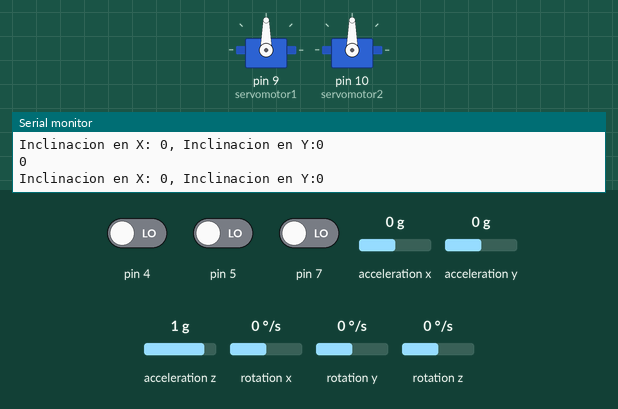
Recording of a program running on a simulated Arduino Uno, built with avr-gcc and run on an emulated ATmega328P. Shown: 2 × servo, the last lines printed to the serial monitor. The test bench sets the inputs (shaded band); at power-on: acceleration x 0 g, acceleration y 0 g, acceleration z 1 g, pin 4 LOW, pin 5 LOW, pin 7 LOW, rotation x 0 °/s, rotation y 0 °/s, rotation z 0 °/s.

Above: at 1.7 s.
1.8 s: acceleration x set to -1.4 g
At 4.0 s:
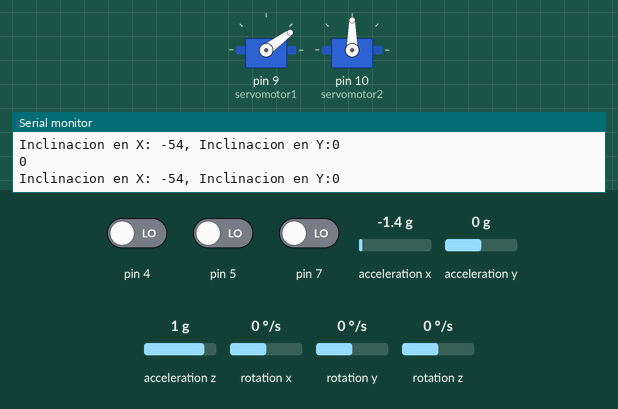
4.3 s: acceleration y set to -1.4 g
At 6.1 s:
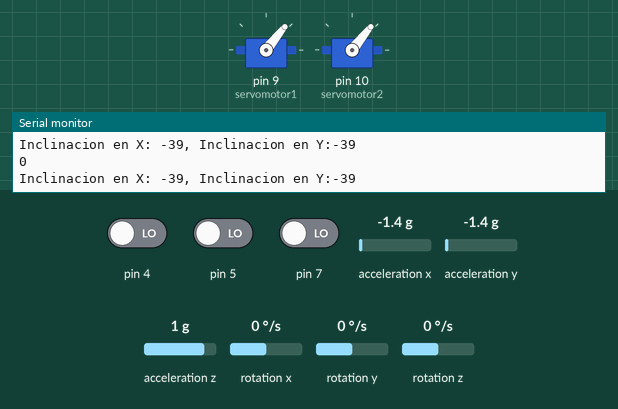
6.5 s: acceleration x set to -0.8 g
At 8.0 s:
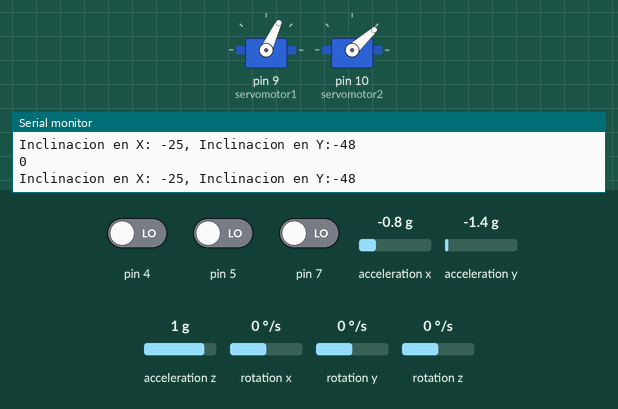
8.6 s: acceleration z set to -0.8 g
At 9.9 s:
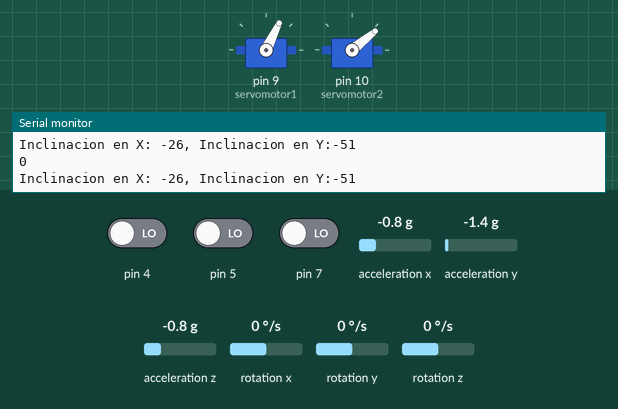
10.7 s: acceleration y set to -0.8 g
At 11.9 s:
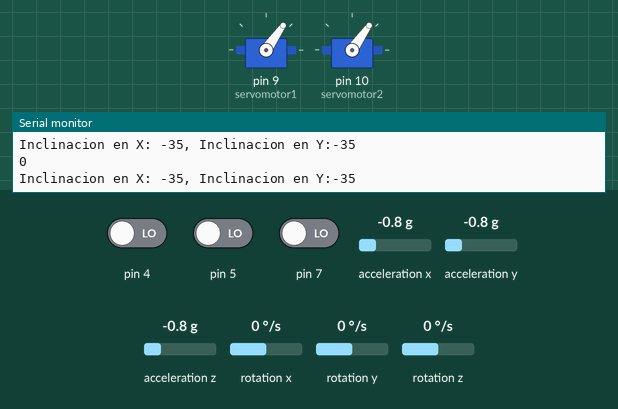
12.8 s: acceleration z set to -1.4 g
At 13.8 s:
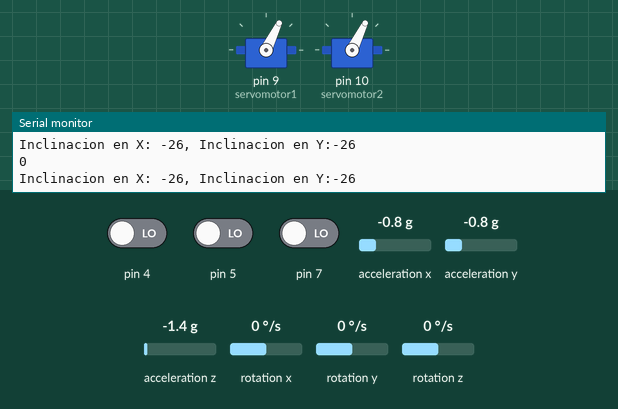
Timing chart, 0 to 15.8 s (numbered marks = the images above; inputs shaded):
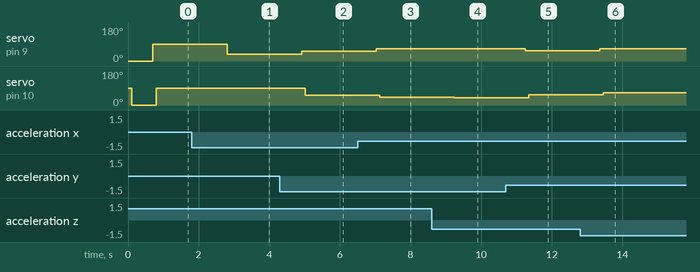

The program:

main.cpp
```cpp
//Librerias
#include "I2Cdev.h"
#include "MPU6050.h"
#include "Wire.h"
#include <Servo.h>

// La dirección del MPU6050 puede ser 0x68 o 0x69, dependiendo
// del estado de AD0. Si no se especifica, 0x68 estará implicito
MPU6050 sensor;

//Instancia de los servomotores de rotacion
Servo servomotor1;
Servo servomotor2;

// Valores RAW (sin procesar) del acelerometro  en los ejes x,y,z
int ax, ay, az;

//Valores de rotacion de los servos en modo automatico y la señal recibida por el ADC del jostick
int Sx,Sy,Vx;

//Variable de conversion de la entrada ADC a grados entre 0 y 180
float valor;

//Variable que definira si se trabajara de modo automatico o manual
volatile bool modo;

//Variable de cambio de modo y lectura de los botones del sistema manual
int cambio,Px,Py;

int ADC_GETDATA1(){
  ADMUX =0B01000001;
  ADCSRA = 0B10000111;	//PRE-SCALER  128 - DISABLED ANALOG CONVERTER & CONVERSION NOT STARTED
  ADCSRB = 0B00000000; 	//FREE RUNNING MODE
  DIDR0 = 0b00000010;	//ENABLE ANALOG MODE ADC1
  return ADC;
}

void setup() {
  Serial.begin(57600);    //Iniciando puerto serial
  Wire.begin();           //Iniciando I2C
  sensor.initialize();    //Iniciando el sensor
  //Definicion de las entradas
  pinMode(A1,INPUT);
  pinMode(7,INPUT);
  pinMode(4,INPUT);
  pinMode(5,INPUT);

  //Comunicacion serial del sensor mpu6050
  if (sensor.testConnection()) Serial.println("Sensor iniciado correctamente");
  else Serial.println("Error al iniciar el sensor");

  //Pines referencia de salida de los servomotores
  servomotor1.attach(9);
  servomotor2.attach(10);

}

void loop() {
  //lectura de los botones
  Px=digitalRead(4);
  Py=digitalRead(5);
  cambio=digitalRead(7);

  //Conversion de entrada ADC a grados de entre 0 y 180
  valor=Vx*0.176;

  //Cambio de modo de configuracion
  if(cambio==1){
    modo=!modo;
    delay(100);
  }
  if (cambio==0){
    modo=modo;
  }

  //Condicionamiento de funcionamiento manual por medio del jostick, recordar que el movimiento de los servomotores será unicamente al presionar los botones de Y y X
  if(modo){
    Vx=ADC_GETDATA1();
      ADCSRA |= 1<<6; // ENABLED ANALOG CONVERTER & START CONVERSION
      while(ADCSRA & (1<< ADSC)); // ADSC(bit 6) DISABLED?
      delay(100);
    //Comportamiento del servo y salida serial del valor ejecutado en X
    if(Px==1){
      servomotor1.write(int(round(valor)));
      Serial.print("X: ");
    }
    //Comportamiento del servo y salida serial del valor ejecutado en Y
    if(Py==1){
      servomotor2.write(int(round(valor)));
      Serial.print("Y: ");
    }
    //En caso de no presionar ninguno de los botones no ocurre absolutamente nada
    Serial.println(valor);
    if(Px==0 || Py==0){
      ;
    }
  }
  //Configuración en modo automatico por medio del sensor
  if(!modo){
    servomotor1.write(Sx);
    delay(100);
    servomotor2.write(Sy);
    delay(100);
  }
  Serial.println(cambio);
  // Leer las aceleraciones
  sensor.getAcceleration(&ax, &ay, &az);
  //Calcular los angulos de inclinacion:
  float accel_ang_x=atan(ax/sqrt(pow(ay,2) + pow(az,2)))*(180.0/3.14);
  float accel_ang_y=atan(ay/sqrt(pow(ax,2) + pow(az,2)))*(180.0/3.14);
  //Mostrar los angulos separadas por un [tab]
  Serial.print("Inclinacion en X: ");
  Serial.print(round(accel_ang_x));
  Serial.print(", Inclinacion en Y:");
  Serial.println(round(accel_ang_y));
  delay(500);

  //Definicion de angulos para cada servomotor
  Sx=round(accel_ang_x)+90;
  Sy=round(accel_ang_y)+90;

}
```

Measured:
- after the input at 1.8 s, servo on pin 9 (servomotor1): 90° → 36° after 1.0 s
- after the input at 4.3 s, servo on pin 9 (servomotor1): 36° → 51° after 0.62 s; servo on pin 10 (servomotor2): 90° → 51° after 0.72 s
- after the input at 6.5 s, servo on pin 9 (servomotor1): 51° → 65° after 0.53 s; servo on pin 10 (servomotor2): 51° → 42° after 0.63 s
- after the input at 8.6 s, servo on pin 9 (servomotor1): 65° → 64° after 0.54 s; servo on pin 10 (servomotor2): 42° → 39° after 0.64 s
- after the input at 10.7 s, servo on pin 9 (servomotor1): 64° → 55° after 0.55 s; servo on pin 10 (servomotor2): 39° → 55° after 0.65 s
- after the input at 12.8 s, servo on pin 9 (servomotor1): 55° → 64° after 0.56 s; servo on pin 10 (servomotor2): 55° → 64° after 0.66 s
